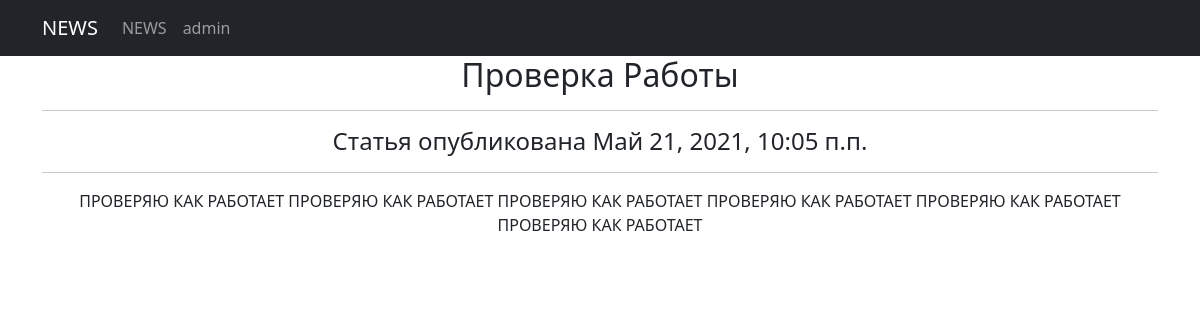
Screenshot of /news/8 with the database file from the repository.
### news/models.py (models this page shows, shortened)
class Post(models.Model):
    PostAuthor = models.ForeignKey(Author, on_delete=models.CASCADE)
    PostNews = 'PN'
    PostArticle = 'PA'
    POSITIONS = [
        (PostArticle, 'Статья'),
        (PostNews, 'Новость'),
    ]
    title = models.CharField(max_length=50)
    positions = models.CharField(max_length=2, choices=POSITIONS, default=PostArticle)
    data = models.DateTimeField(auto_now_add=True)
    postCategory = models.ManyToManyField(Category, through='PostCategory')
    previewName = models.CharField(max_length=128)
    text = models.TextField()
    rating = models.SmallIntegerField(default=0)
    class Meta:
        verbose_name = 'Пост'
        verbose_name_plural = 'Посты'

### news/views.py (the view)
# urls.py: path('<int:pk>', new.as_view()),
class new(DetailView):
    model = Post
    template_name = 'new_home.html'
    context_object_name = 'new'

### templates/new_home.html (shortened to what this page needs)
<!DOCTYPE html>
<html lang="en">
<head>{%extends 'flatpages/default.html'%}
{%block content%}
<h2>{{new.title}}</h2>
<hr>
<h4>Статья опубликована {{new.data}}</h4>
<hr>
<p>{{new.text}}</p>
{%endblock content%}

### rows the page displays
Post: title "Проверка Работы", data "Май 21, 2021, 10:05 п.п.", text "ПРОВЕРЯЮ КАК РАБОТАЕТ ПРОВЕРЯЮ КАК РАБОТАЕТ ПРОВЕРЯЮ КАК РАБОТАЕТ ПРОВЕРЯЮ КАК РАБОТАЕТ ПРОВЕРЯЮ КАК РАБОТАЕТ ПРОВЕРЯЮ КАК РАБОТАЕТ"
